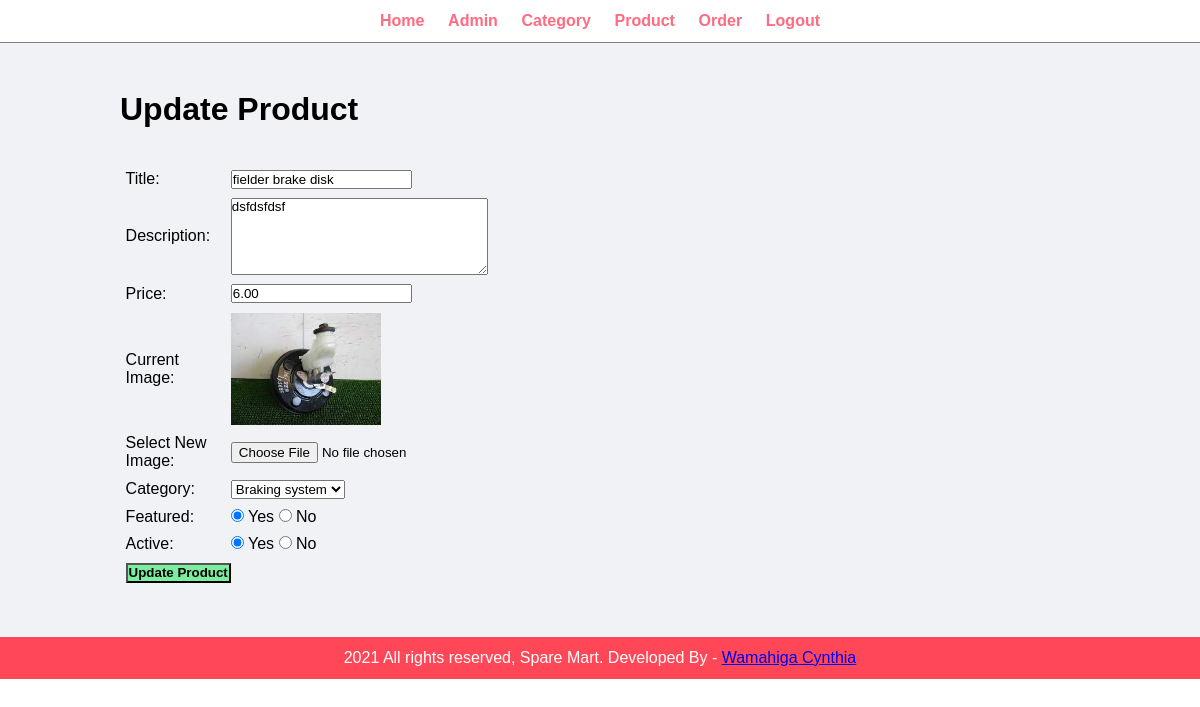
/admin/update-product.php?id=14 (signed in), run on the app's committed database.
### tables this page shows
CREATE TABLE `tbl_product` (
  `id` int(10) UNSIGNED NOT NULL,
  `title` varchar(100) NOT NULL,
  `description` text NOT NULL,
  `price` decimal(10,2) NOT NULL,
  `image_name` varchar(255) NOT NULL,
  `category_id` int(10) UNSIGNED NOT NULL,
  `featured` varchar(10) NOT NULL,
  `active` varchar(10) NOT NULL
);

CREATE TABLE `tbl_category` (
  `id` int(10) UNSIGNED NOT NULL,
  `title` varchar(100) NOT NULL,
  `image_name` varchar(255) NOT NULL,
  `featured` varchar(10) NOT NULL,
  `active` varchar(10) NOT NULL
);

### admin/update-product.php (the view, shortened to what this page needs)
<?php include('partials/menu.php'); ?>
<?php
    if(isset($_GET['id']))
    {
        $id = $_GET['id'];
        $sql2 = "SELECT * FROM tbl_product WHERE id=$id";
        $res2 = mysqli_query($conn, $sql2);
        $row2 = mysqli_fetch_assoc($res2);
        $title = $row2['title'];
        $description = $row2['description'];
        $price = $row2['price'];
        $current_image = $row2['image_name'];
        $current_category = $row2['category_id'];
        $featured = $row2['featured'];
        $active = $row2['active'];
    }
    else
    {
        header('location:'.SITEURL.'admin/manage-product.php');
    }
?>
<div class="main-content">
    <div class="wrapper">
        <h1>Update Product</h1>
        <br><br>
        <form action="" method="POST" enctype="multipart/form-data">
        <table class="tbl-30">
            <tr>
                <td>Title: </td>
                <td>
                    <input type="text" name="title" value="<?php echo $title; ?>">
                </td>
            </tr>
            <tr>
                <td>Description: </td>
                <td>
                    <textarea name="description" cols="30" rows="5"><?php echo $description; ?></textarea>
                </td>
            </tr>
            <tr>
                <td>Price: </td>
                <td>
                    <input type="number" name="price" value="<?php echo $price; ?>">
                </td>
            </tr>
            <tr>
                <td>Current Image: </td>
                <td>
                    <?php
                        if($current_image == "")
                        {
                            echo "<div class='error'>Image not Available.</div>";
                        }
                        else
                        {
                            ?>
                            <img src="<?php echo SITEURL; ?>images/product/<?php echo $current_image; ?>" width="150px">
                            <?php
                        }
                    ?>
                </td>
            </tr>
            <tr>
                <td>Select New Image: </td>
                <td>
                    <input type="file" name="image">
                </td>
            </tr>
            <tr>
                <td>Category: </td>
                <td>
                    <select name="category">
                        <?php
                            $sql = "SELECT * FROM tbl_category WHERE active='Yes'";
                            $res = mysqli_query($conn, $sql);
                            $count = mysqli_num_rows($res);
                            if($count>0)
                            {
                                while($row=mysqli_fetch_assoc($res))
                                {
                                    $category_title = $row['title'];
                                    $category_id = $row['id'];
                                    ?>
                                    <option <?php if($current_category==$category_id){echo "selected";} ?> value="<?php echo $category_id; ?>"><?php echo $category_title; ?></option>
                                    <?php
                                }
                            }
                            else
                            {
                                echo "<option value='0'>Category Not Available.</option>";
                            }
                        ?>
                    </select>
                </td>
            </tr>
            <tr>
                <td>Featured: </td>
                <td>
                    <input <?php if($featured=="Yes") {echo "checked";} ?> type="radio" name="featured" value="Yes"> Yes
                    <input <?php if($featured=="No") {echo "checked";} ?> type="radio" name="featured" value="No"> No
                </td>
            </tr>
            <tr>
                <td>Active: </td>
                <td>
                    <input <?php if($active=="Yes") {echo "checked";} ?> type="radio" name="active" value="Yes"> Yes
                    <input <?php if($active=="No") {echo "checked";} ?> type="radio" name="active" value="No"> No
                </td>
            </tr>
            <tr>
                <td>
                    <input type="submit" name="submit" value="Update Product" class="btn-secondary">
                </td>
            </tr>
        </table>
        </form>
    </div>
</div>
<?php include('partials/footer.php'); ?>

### css/admin.css (style rules this page uses)
* { margin: 0; padding: 0; font-family: Arial, Helvetica, sans-serif; }
.wrapper { padding: 1%; width: 80%; margin: 0 auto; }
.tbl-30 { width: 30%; }
table tr td { padding: 1%; }
.btn-secondary { background-color: #7bed9f; padding: 1%; color: black; text-decoration: none; font-weight: bold; }
.main-content { background-color: #f1f2f6; padding: 3% 0; }

### data on the page
tbl_product: title "fielder brake disk", description "dsfdsfdsf", price "6.00", image_name (picture), category "Braking system", featured "☑", active "☑"
